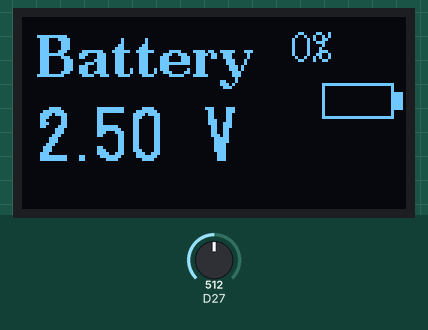
The sketch below on a simulated Arduino Zero (SAMD21). On the bench: 128×64 one-colour display. The test bench sets the inputs (shaded band); at power-on: D27 = 512 (analog values on the 0–1023 scale). What the sketch prints to the serial monitor is not drawn.

Above: at 1.3 s.
1.4 s: D27 set to 716
At 2.8 s:
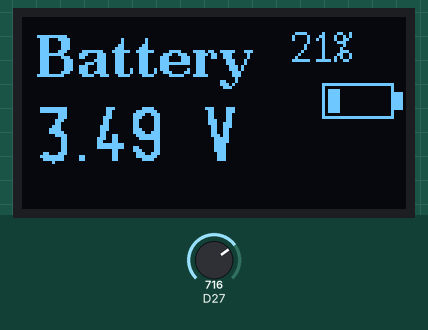
3.1 s: D27 set to 900
At 4.4 s:
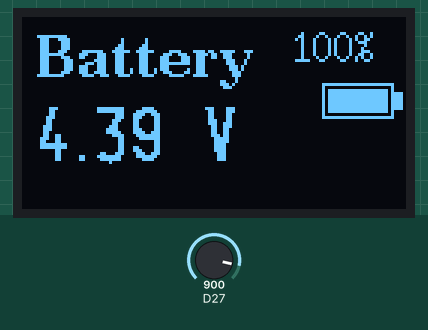
4.7 s: D27 set to 1023
At 6.0 s:
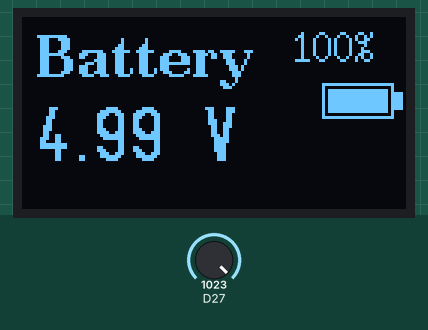
Timing chart, 0 to 7.7 s (numbered marks = the images above; inputs shaded):
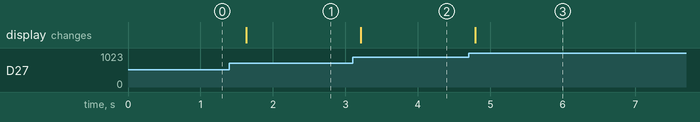

The sketch:

Battery_voltage_display.ino
```cpp
#include <Wire.h>
#include <U8g2lib.h>

#define BATTERY_PIN 13

U8G2_SH1106_128X64_NONAME_F_HW_I2C u8g2(U8G2_R0);

void setup() {
  Serial.begin(115200);

  Wire.begin(21, 22);

  analogReadResolution(12);

  u8g2.begin();
}

void loop() {

  int adcRaw = analogRead(BATTERY_PIN);

  float adcVoltage = (adcRaw * 3.3) / 4095.0;

  // Divider ratio:
  // 220k top, 470k bottom
  float batteryVoltage = adcVoltage * 1.513;

  Serial.print("ADC Raw: ");
  Serial.print(adcRaw);

  Serial.print("  Battery: ");
  Serial.print(batteryVoltage, 3);
  Serial.println(" V");

  // Approximate 1S battery percentage
  float percentage =
      (batteryVoltage - 3.3) /
      (4.2 - 3.3) *
      100.0;

  if (percentage > 100) percentage = 100;
  if (percentage < 0) percentage = 0;

  u8g2.clearBuffer();

  u8g2.setFont(u8g2_font_ncenB14_tr);
  u8g2.drawStr(5, 20, "Battery");

  char voltageText[16];
  sprintf(voltageText, "%.2f V", batteryVoltage);

  u8g2.setFont(u8g2_font_logisoso18_tf);
  u8g2.drawStr(5, 48, voltageText);

  char percentText[16];
  sprintf(percentText, "%.0f%%", percentage);

  u8g2.setFont(u8g2_font_7x14_tf);
  u8g2.drawStr(90, 15, percentText);

  // Battery icon
  u8g2.drawFrame(100, 22, 24, 12);
  u8g2.drawBox(124, 25, 3, 6);

  int fillWidth = (int)(20 * percentage / 100.0);
  u8g2.drawBox(102, 24, fillWidth, 8);

  u8g2.sendBuffer();

  delay(500);
}
```

Measured:
- after the input at 1.4 s, the display: changes after 0.23 s (image 1)
- after the input at 3.1 s, the display: changes after 0.11 s (image 2)
- after the input at 4.7 s, the display: changes after 0.09 s (image 3)
